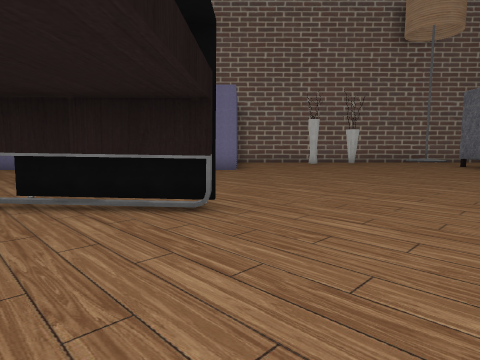
View 1 (above)

16 first-person views from a walk through a Unity game level. The camera is 1.5 m above the floor, tilts 6° down and sees 75° across. The floor is counted in squares, 2 m on a side. Each view is taken from the middle of a square. On the plan, view 1 faces up. The plan holds only what a view shows up to about 10 squares ahead; the rest is blank. The place goes on beyond the plan. The player is left out. Some surface patterns are stand-ins.

View 2
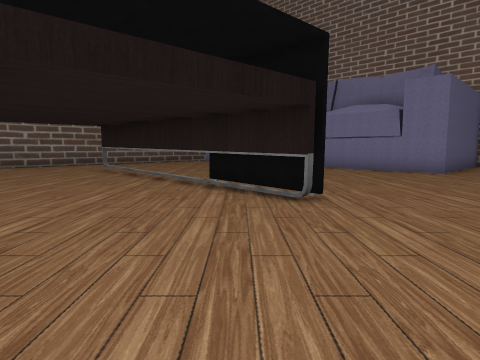

View 3
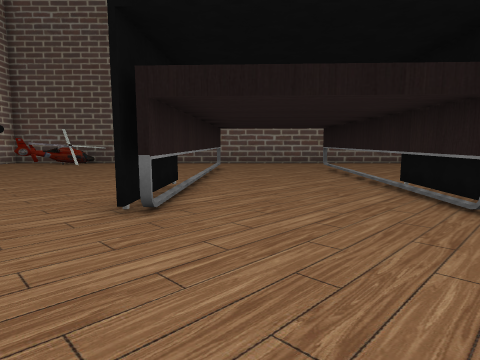

View 4
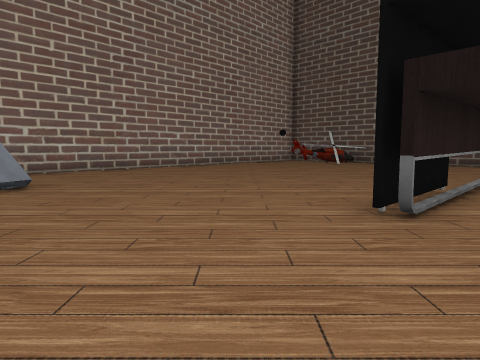

View 5
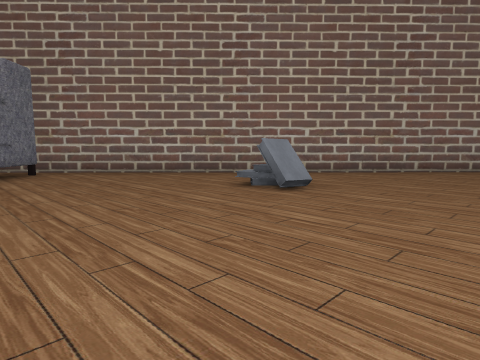

View 6
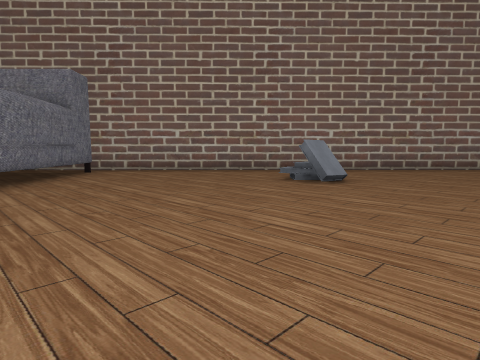

View 7
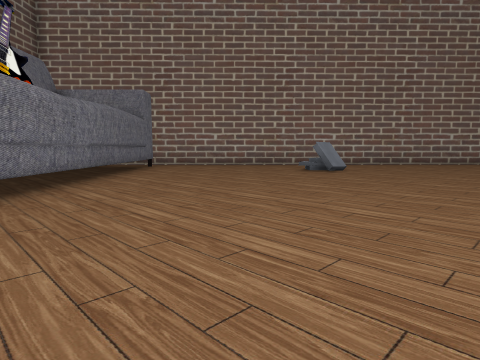

View 8
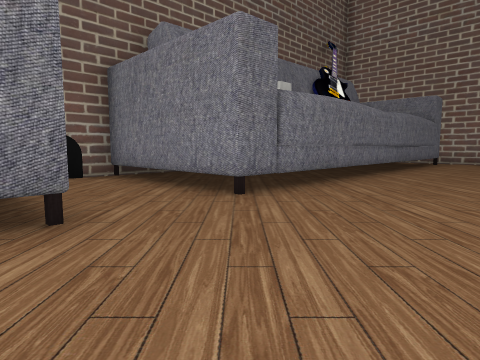

View 9
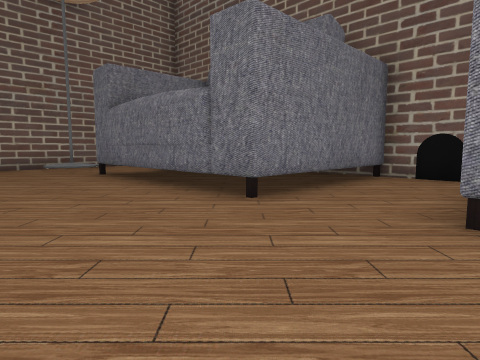

View 10
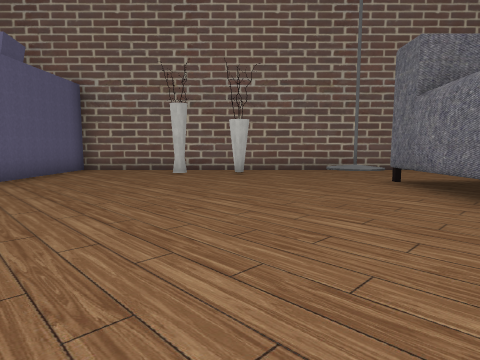

View 11
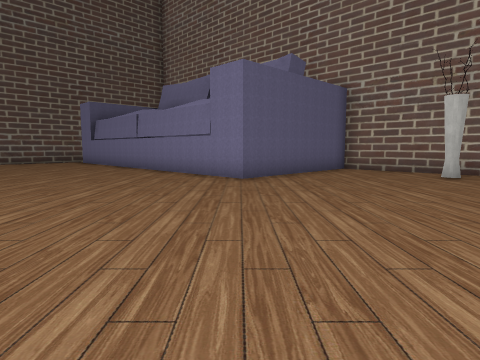

View 12
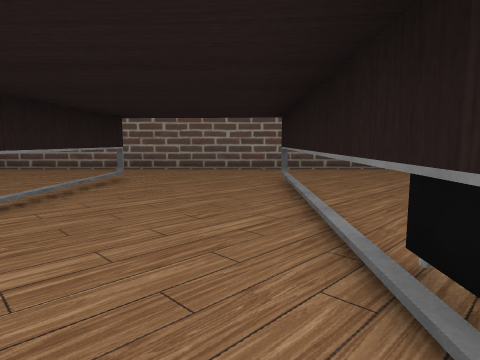

View 13
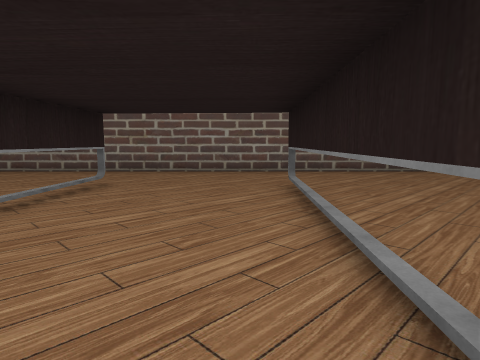

View 14
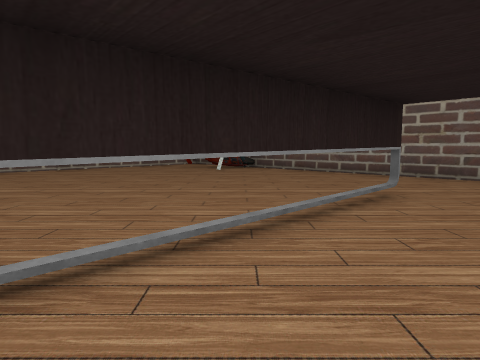

View 15
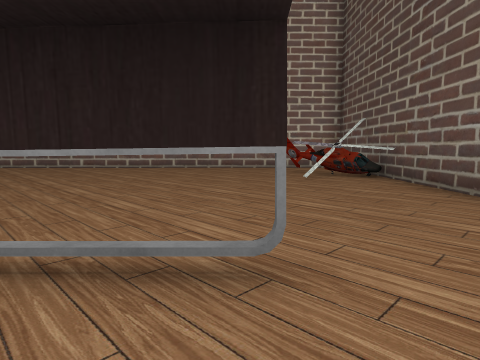

View 16
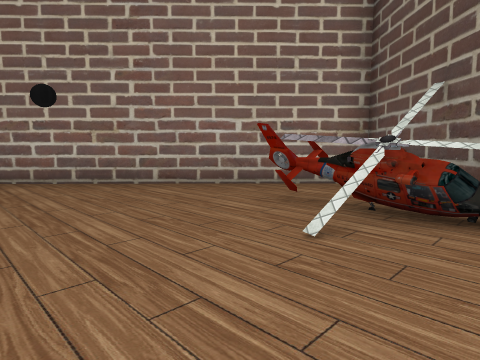

### Floor plan
Key: @ floor where view 1 was taken; # wall or solid block; . floor; / step, stairs or slope; = window, fence, low wall or low ledge; T thing the floor can be seen under or through; B books; A vase.
Columns run from 12 left of view 1 to 13 right of it. Each row starts with its distance up from view 1.
 16             #####  #
 15             #......./..
 14             #..A.A..#/.
 13             #......./..
 12             #........#
 11         #####........#
 10         .............#
  9  ..  ................#
  8 #....................#
  7 #....................#   #
  6 #....................#####
  5 #........................#
  4 #...##TTTTTT.............#
  3 #....................#####
  2 #....................#
  1 #....................#
  0 #...TTTTT###@........#
 -1 #....................#
 -2 #....................#
 -3 #....................#
 -4 #....................#
 -5 #....................#
 -6 ###...........B......#
 -7 #.=........... ......#
 -8 #............. ......#
 -9  ............. ......#
-10  #####################

Where each view was taken, in squares from view 1:
view 1: 0 up, 0 right, facing up
view 2: 0 up, 2 right, facing up-left
view 3: 1 up, 3 right, facing left
view 4: 1 up, 3 right, facing down-left
view 5: 0 up, 3 right, facing down
view 6: 1 up, 4 right, facing down
view 7: 4 up, 5 right, facing down
view 8: 7 up, 5 right, facing down-right
view 9: 3 up, 5 right, facing up-right
view 10: 5 up, 5 right, facing up
view 11: 5 up, 5 right, facing up-left
view 12: 3 up, 1 left, facing left
view 13: 3 up, 2 left, facing left
view 14: 2 up, 3 left, facing down-left
view 15: 2 up, 8 left, facing down
view 16: 3 down, 9 left, facing down
